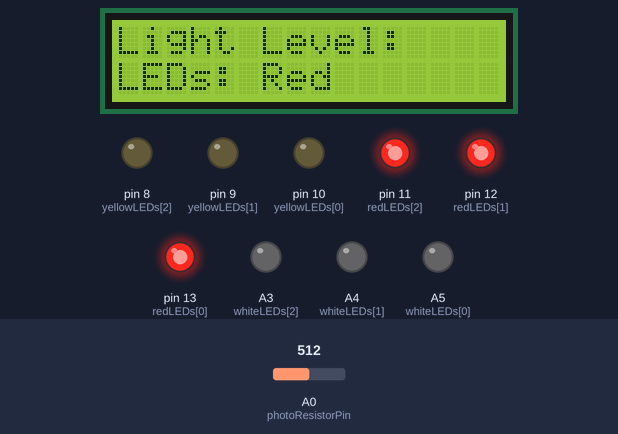
Recording of a sketch running on a simulated Arduino Uno, built with avr-gcc and run on an emulated ATmega328P. Parts: 16×2 character LCD, output pins drawn as LEDs (lit = HIGH). The test bench sets the inputs (shaded band); at power-on: A0 (photoResistorPin) = 512.

Above: at 3.2 s.
3.3 s: A0 (photoResistorPin) set to 788
4.8 s: A0 (photoResistorPin) set to 814
At 5.7 s:
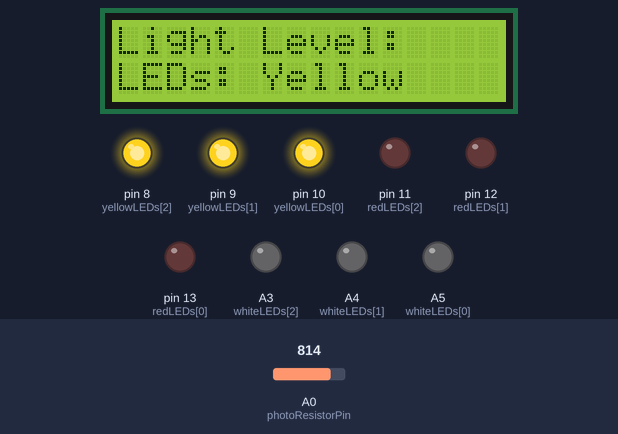
6.5 s: A0 (photoResistorPin) set to 935
8.0 s: A0 (photoResistorPin) set to 962
At 9.2 s:
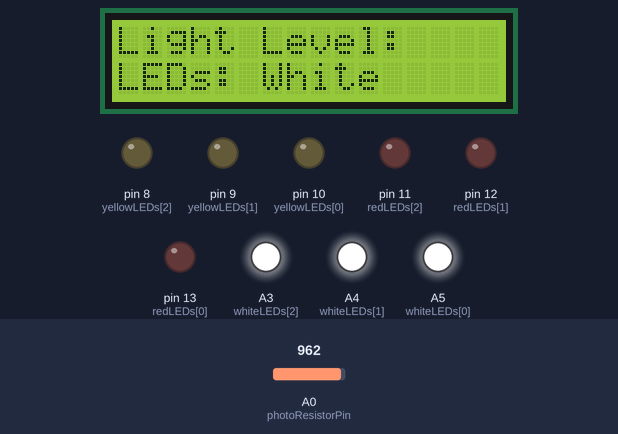
9.5 s: A0 (photoResistorPin) set to 44
At 10.7 s:
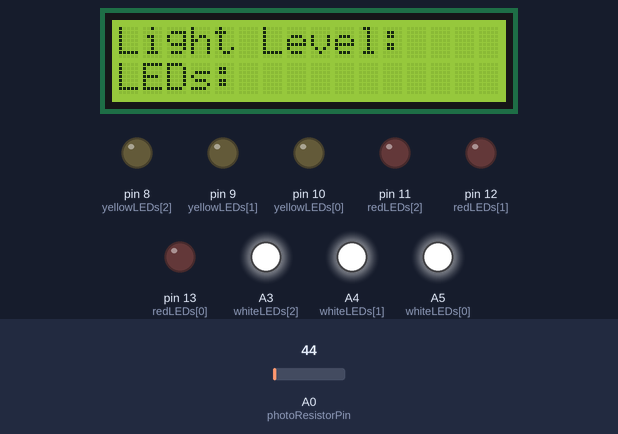
11.0 s: A0 (photoResistorPin) set to 59
At 12.1 s:
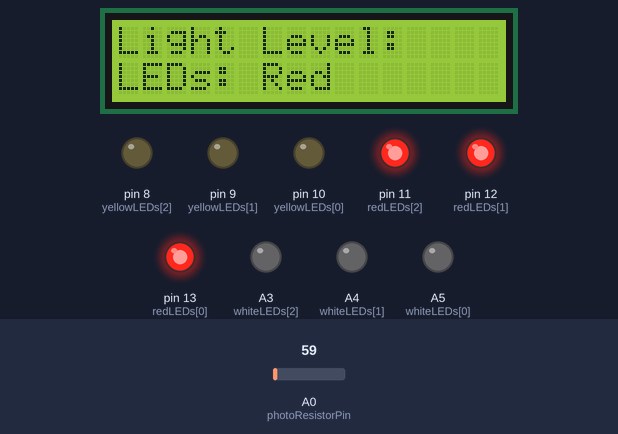
Timing chart, 0 to 13.5 s (numbered marks = the images above; inputs shaded):
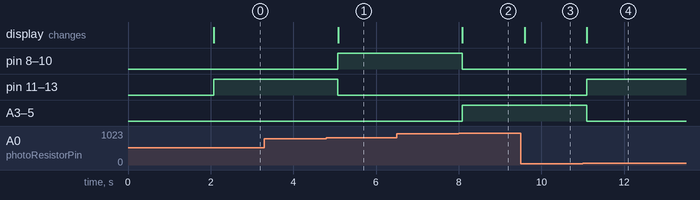

The sketch:

photoresistor_culminating1.ino
```cpp
#include <LiquidCrystal.h>

LiquidCrystal lcd(A2, A1, 4, 5, 6, 7);

const int photoResistorPin = A0;

const int redLEDs[] = {13, 12, 11};
const int yellowLEDs[] = {10, 9, 8};
const int whiteLEDs[] = {A5, A4, A3};

String lastLEDColor = "";

void setup() {
  lcd.begin(16, 2);
  lcd.print("Initializing...");
  delay(2000);
  for (int i = 0; i < 3; i++) {
    pinMode(redLEDs[i], OUTPUT);
    pinMode(yellowLEDs[i], OUTPUT);
    pinMode(whiteLEDs[i], OUTPUT);
  }

  lcd.clear();
  lcd.print("Light Level:");
}

void loop() {
  int lightValue = analogRead(photoResistorPin);
  String currentColor = "";
  if (lightValue >= 54 && lightValue < 800) {
    currentColor = "Red";
    updateLEDs(redLEDs, true);
    updateLEDs(yellowLEDs, false);
    updateLEDs(whiteLEDs, false);
  } else if (lightValue >= 800 && lightValue < 950) {
    currentColor = "Yellow";
    updateLEDs(redLEDs, false);
    updateLEDs(yellowLEDs, true);
    updateLEDs(whiteLEDs, false);
  } else if (lightValue >= 950) {
    currentColor = "White";
    updateLEDs(redLEDs, false);
    updateLEDs(yellowLEDs, false);
    updateLEDs(whiteLEDs, true);
  }

  if (currentColor != lastLEDColor) {
    lcd.clear();
    lcd.setCursor(0, 0);
    lcd.print("Light Level:");
    lcd.setCursor(0, 1);
    lcd.print("LEDs: " + currentColor);
    lastLEDColor = currentColor;
  }

  delay(500);
}

void updateLEDs(const int ledGroup[], bool state) {
  for (int i = 0; i < 3; i++) {
    digitalWrite(ledGroup[i], state ? HIGH : LOW);
  }
}
```

Measured:
- the behaviour switches between 799 and 800 on A0 (photoResistorPin) (found by bisection; images 0 and 1)
- the behaviour switches between 949 and 950 on A0 (photoResistorPin) (found by bisection; images 1 and 2)
- the behaviour switches between 53 and 54 on A0 (photoResistorPin) (found by bisection; images 3 and 4)
- after the input at 3.3 s, every drawn part: stays the same
- after the input at 4.8 s, pin 8 (yellowLEDs[2]), pin 9 (yellowLEDs[1]), pin 10 (yellowLEDs[0]): LOW → HIGH after 0.28 s; pin 11 (redLEDs[2]), pin 12 (redLEDs[1]), pin 13 (redLEDs[0]): HIGH → LOW after 0.28 s; the display: changes after 0.28 s (image 1)
- after the input at 6.5 s, every drawn part: stays the same
- after the input at 8.0 s, pin 8 (yellowLEDs[2]), pin 9 (yellowLEDs[1]), pin 10 (yellowLEDs[0]): HIGH → LOW after 0.08 s; A3 (whiteLEDs[2]), A4 (whiteLEDs[1]), A5 (whiteLEDs[0]): LOW → HIGH after 0.08 s; the display: changes after 0.09 s (image 2)
- after the input at 9.5 s, the display: changes after 0.09 s (image 3)
- after the input at 11.0 s, pin 11 (redLEDs[2]), pin 12 (redLEDs[1]), pin 13 (redLEDs[0]): LOW → HIGH after 0.09 s; A3 (whiteLEDs[2]), A4 (whiteLEDs[1]), A5 (whiteLEDs[0]): HIGH → LOW after 0.09 s; the display: changes after 0.10 s (image 4)
